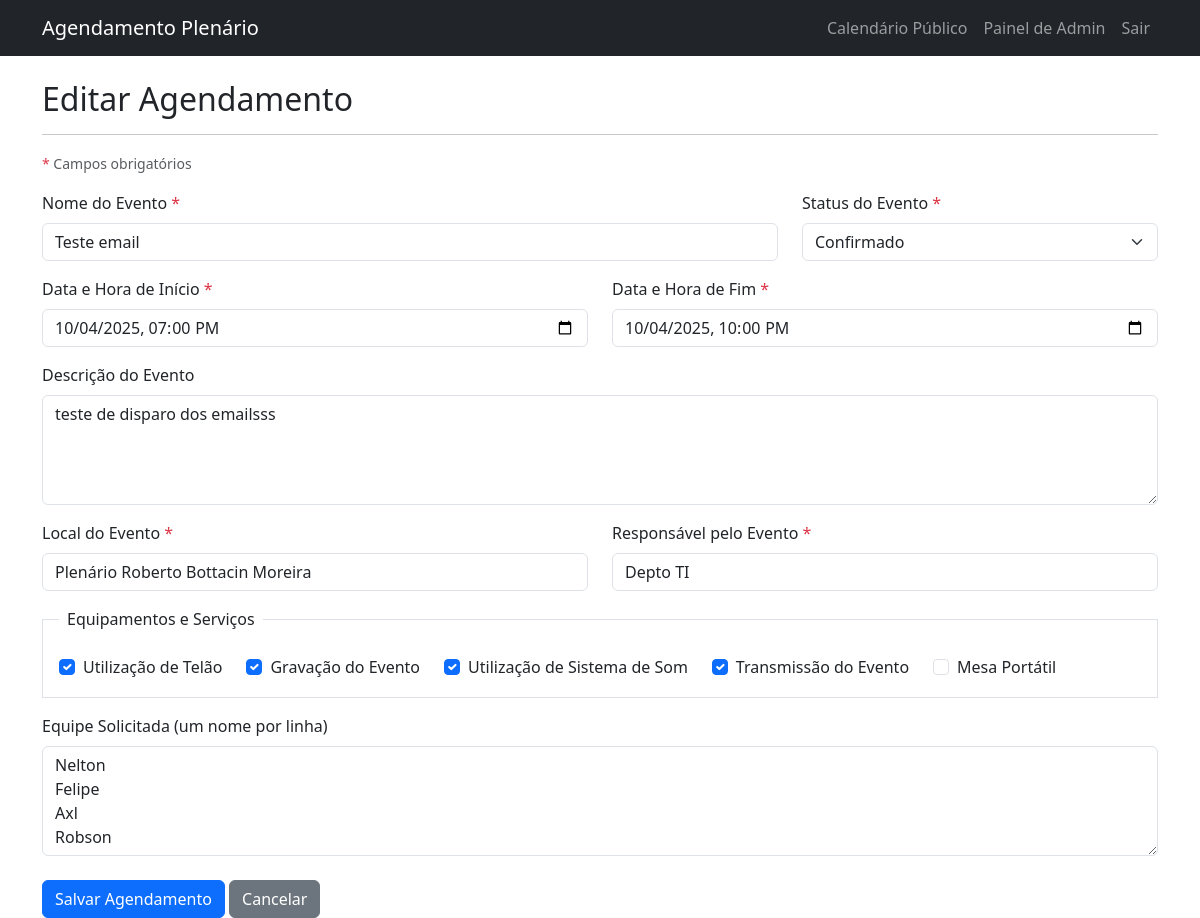
The page /agendamento/editar/7 (signed in) on the database its author committed.
### app/models.py (models this page shows, shortened)
class Agendamento(db.Model):
    id = db.Column(db.Integer, primary_key=True)
    titulo = db.Column(db.String(140), nullable=False)
    descricao = db.Column(db.Text)
    data_inicio = db.Column(db.DateTime, index=True, nullable=False)
    data_fim = db.Column(db.DateTime, nullable=False)
    local = db.Column(db.String(140), default='Plenário Roberto Bottacin Moreira')
    responsavel = db.Column(db.String(140))
    status = db.Column(db.String(64), default='Confirmado')
    uso_telao = db.Column(db.Boolean, default=False)
    gravacao = db.Column(db.Boolean, default=False)
    uso_som = db.Column(db.Boolean, default=False)
    transmissao = db.Column(db.Boolean, default=False)
    usuario_id = db.Column(db.Integer, db.ForeignKey('usuario.id'))
    equipe_solicitada = db.Column(db.Text) # Campo para listar os funcionários
    usuario_id = db.Column(db.Integer, db.ForeignKey('usuario.id'))
    mesa_portatil = db.Column(db.Boolean, default=False)

### app/routes.py (the view)
@bp.route('/agendamento/editar/<int:agendamento_id>', methods=['GET', 'POST'])
@login_required
def editar_agendamento(agendamento_id):
    agendamento = Agendamento.query.get_or_404(agendamento_id)
    form = AgendamentoForm(agendamento_id=agendamento_id)
    if form.validate_on_submit():
        agendamento.titulo = form.titulo.data
        agendamento.descricao = form.descricao.data
        agendamento.data_inicio = form.data_inicio.data
        agendamento.data_fim = form.data_fim.data
        agendamento.local = form.local.data
        agendamento.responsavel = form.responsavel.data
        agendamento.status = form.status.data
        agendamento.uso_telao = form.uso_telao.data
        agendamento.gravacao = form.gravacao.data
        agendamento.uso_som = form.uso_som.data
        agendamento.transmissao = form.transmissao.data
        agendamento.equipe_solicitada = form.equipe_solicitada.data
        db.session.commit()
        from app.email import enviar_email_notificacao
        enviar_email_notificacao(
            assunto=f"Agendamento Atualizado: {agendamento.titulo}",
            destinatarios=current_app.config['ADMINS'],
            template_html="email/notificacao.html",
            agendamento=agendamento,
            status_acao="atualizado"
        )
        flash('Agendamento atualizado com sucesso!')
        return redirect(url_for('main.admin_dashboard'))
    elif request.method == 'GET':
        form.titulo.data = agendamento.titulo
        form.descricao.data = agendamento.descricao
        form.data_inicio.data = agendamento.data_inicio
        form.data_fim.data = agendamento.data_fim
        form.local.data = agendamento.local
        form.responsavel.data = agendamento.responsavel
        form.status.data = agendamento.status
        form.uso_telao.data = agendamento.uso_telao
        form.gravacao.data = agendamento.gravacao
        form.uso_som.data = agendamento.uso_som
        form.transmissao.data = agendamento.transmissao
        form.equipe_solicitada.data = agendamento.equipe_solicitada
    return render_template('editar_agendamento.html', title='Editar Agendamento', form=form)

### app/models.py (called while the page is built)
@login_manager.user_loader
def load_user(user_id):
    return Usuario.query.get(int(user_id))

### app/templates/editar_agendamento.html (shortened to what this page needs)
{% extends "base.html" %}
{% block content %}
    <h2>Editar Agendamento</h2>
    <hr>
    <p class="text-muted"><small><span class="text-danger">*</span> Campos obrigatórios</small></p>
    <form action="" method="post" novalidate>
        <div class="row">
            <div class="col-md-8 mb-3">
                <label for="titulo" class="form-label">Nome do Evento <span class="text-danger">*</span></label>
                {{ form.titulo(class="form-control" + (" is-invalid" if form.titulo.errors else ""), size=32) }}
            </div>
            <div class="col-md-4 mb-3">
                <label for="status" class="form-label">Status do Evento <span class="text-danger">*</span></label>
                {{ form.status(class="form-select" + (" is-invalid" if form.status.errors else "")) }}
            </div>
        </div>
        <div class="row">
            <div class="col-md-6 mb-3">
                <label for="data_inicio" class="form-label">Data e Hora de Início <span class="text-danger">*</span></label>
                {{ form.data_inicio(class="form-control" + (" is-invalid" if form.data_inicio.errors else "")) }}
            </div>
            <div class="col-md-6 mb-3">
                <label for="data_fim" class="form-label">Data e Hora de Fim <span class="text-danger">*</span></label>
                {{ form.data_fim(class="form-control" + (" is-invalid" if form.data_fim.errors else "")) }}
            </div>
        </div>
        <div class="mb-3">
            {{ form.descricao.label(class="form-label") }}
            {{ form.descricao(class="form-control", rows=4) }}
        </div>
        <div class="row">
            <div class="col-md-6 mb-3">
                <label for="local" class="form-label">Local do Evento <span class="text-danger">*</span></label>
                {{ form.local(class="form-control" + (" is-invalid" if form.local.errors else "")) }}
            </div>
            <div class="col-md-6 mb-3">
                <label for="responsavel" class="form-label">Responsável pelo Evento <span class="text-danger">*</span></label>
                {{ form.responsavel(class="form-control" + (" is-invalid" if form.responsavel.errors else "")) }}
            </div>
        </div>
        <fieldset class="border p-3 mb-3">
            <legend class="float-none w-auto px-2 fs-6">Equipamentos e Serviços</legend>
            <div class="d-flex flex-wrap">
                <div class="form-check me-4">{{ form.uso_telao(class="form-check-input") }} {{ form.uso_telao.label(class="form-check-label") }}</div>
                <div class="form-check me-4">{{ form.gravacao(class="form-check-input") }} {{ form.gravacao.label(class="form-check-label") }}</div>
                <div class="form-check me-4">{{ form.uso_som(class="form-check-input") }} {{ form.uso_som.label(class="form-check-label") }}</div>
                <div class="form-check me-4">{{ form.transmissao(class="form-check-input") }} {{ form.transmissao.label(class="form-check-label") }}</div>
                <div class="form-check me-4">{{ form.mesa_portatil.label(class="form-check-label") }} {{ form.mesa_portatil(class="form-check-input") }}</div>
            </div>
        </fieldset>
        <div class="mb-3">
            {{ form.equipe_solicitada.label(class="form-label") }}
            {{ form.equipe_solicitada(class="form-control", rows=4) }}
        </div>
        <div class="mt-4">
            {{ form.submit(class="btn btn-primary") }}
            <a href="{{ url_for('main.admin_dashboard') }}" class="btn btn-secondary">Cancelar</a>
        </div>
    </form>
{% endblock %}

### app/templates/base.html (style rules this page uses)
body { padding-top: 56px; }

### rows shown on the page
Agendamento: titulo "Teste email", status "Confirmado", data_inicio "10/04/2025 19:00", data_fim "10/04/2025 22:00", descricao "teste de disparo dos emailsss", local "Plenário Roberto Bottacin Moreira", responsavel "Depto TI", uso_telao "☑", gravacao "☑", uso_som "☑", transmissao "☑", equipe_solicitada "Nelton Felipe Axl Robson"
